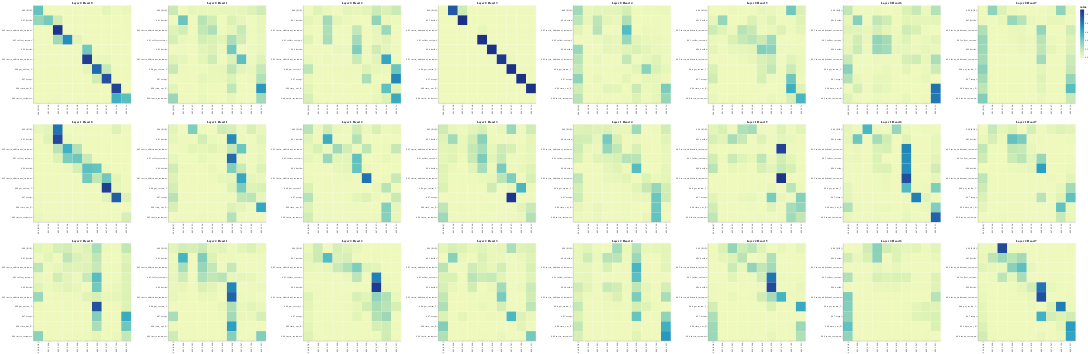

Notebook cell for this chart:
### Code cell
# Display attention maps for cross-attention
get_all_attention_maps("encoder-decoder", layers, heads, encoder_input_tokens, decoder_input_tokens, 
                       min(20, sentence_len))
